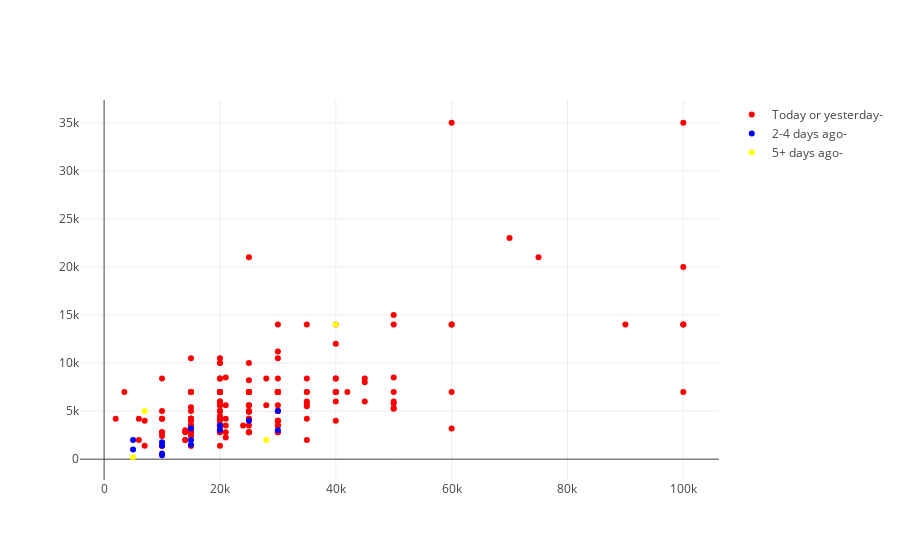

This figure's notebook cell:
### Code cell
import plotly.io as pio

x = bakery['x']
y = bakery['y']
color = bakery['last time']

data = [dict(
  type = 'scatter',
  x = x,
  y = y,
  mode = 'markers',
  transforms = [dict(
    type = 'groupby',
    groups = color,
    styles = [
        dict(target = '2-4 days ago-', value = dict(marker = dict(color = 'blue'))),
        dict(target = '5+ days ago-', value = dict(marker = dict(color = 'yellow'))),
        dict(target = 'Today or yesterday-', value = dict(marker = dict(color = 'red')))
    ]
  )]
)]

fig_dict = dict(data=data)
pio.show(fig_dict, validate=False)

### Figure 1 — Plotly figure (JSON) as saved in the notebook; plotly's stock layout.template omitted (floating-point values rounded to 4 significant figures; data arrays with more than 128 entries replaced by an {"elided": "..."} marker saying what was removed)
{"data": [{"mode": "markers", "transforms": [{"groups": {"elided": "201 str values"}, "styles": [{"target": "2-4 days ago-", "value": {"marker": {"color": "blue"}}}, {"target": "5+ days ago-", "value": {"marker": {"color": "yellow"}}}, {"target": "Today or yesterday-", "value": {"marker": {"color": "red"}}}], "type": "groupby"}], "type": "scatter", "x": {"elided": "201 int values"}, "y": {"elided": "201 int values"}}], "layout": {}}
